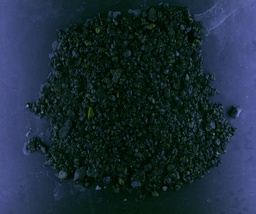
#> input picture data/2/350.jpg, 256 x 214 px, shrunk from 2448 x 2048 before the run
$ python grabcut.py
#> lines starting #> are read from the running program, lines starting #| are printed output that depends on the picture

"""
 @Time    : 2021/4/23 23:43
 @Author  : Monlter
 @FileName: grabcut.py
 @Software: PyCharm
"""
import cv2
import numpy as np
from matplotlib import pyplot as plt

img = cv2.imread('../data/2/350.jpg')
#> img is the input picture: shape (214, 256, 3); mean B, G, R 56.4, 43.7, 27.6
img = cv2.convertScaleAbs(img, alpha=2, beta=0)
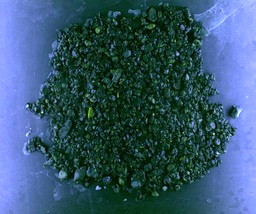
#> img: shape (214, 256, 3); mean B, G, R 110.4, 87.4, 55.2
OLD_IMG = img.copy()
mask = np.zeros(img.shape[:2], np.uint8)
SIZE = (1, 65)
bgdModle = np.zeros(SIZE, np.float64)
fgdModle = np.zeros(SIZE, np.float64)
rect = (5, 5, img.shape[1]-5, img.shape[0]-5)
#> rect = (5, 5, 251, 209)
cv2.grabCut(img, mask, rect, bgdModle, fgdModle, 100, cv2.GC_INIT_WITH_RECT)

mask1 = np.where((mask == 2) | (mask == 0), 0, 1).astype('uint8')
img1 = img * mask1[:, :, np.newaxis]
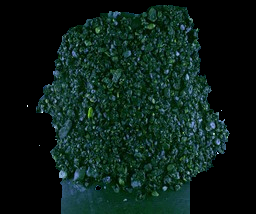
#> img1: shape (214, 256, 3); mean B, G, R 25, 31.3, 12.1
mask2 = np.where((mask == 2), 0, 1).astype('uint8')
img2 = img * mask2[:, :, np.newaxis]
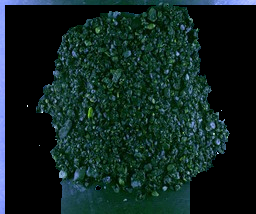
#> img2: shape (214, 256, 3); mean B, G, R 33, 36.8, 16.3
mask3 = np.where((mask == 1), 0, 1).astype('uint8')
img3 = img * mask3[:, :, np.newaxis]

plt.subplot(221), plt.imshow(cv2.cvtColor(img1, cv2.COLOR_BGR2RGB))
plt.title("grabcut"), plt.xticks([]), plt.yticks([])
plt.subplot(222), plt.imshow(cv2.cvtColor(OLD_IMG, cv2.COLOR_BGR2RGB))
plt.title("original"), plt.xticks([]), plt.yticks([])
plt.subplot(223),plt.imshow(cv2.cvtColor(img2, cv2.COLOR_BGR2RGB))
plt.title("maybe"), plt.xticks([]), plt.yticks([])
plt.subplot(224),plt.imshow(cv2.cvtColor(img3, cv2.COLOR_BGR2RGB))
plt.title("must"), plt.xticks([]), plt.yticks([])
plt.show()
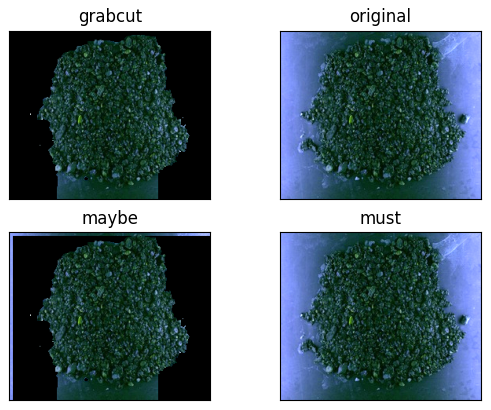
#> figure drawn by matplotlib, 4 panels
